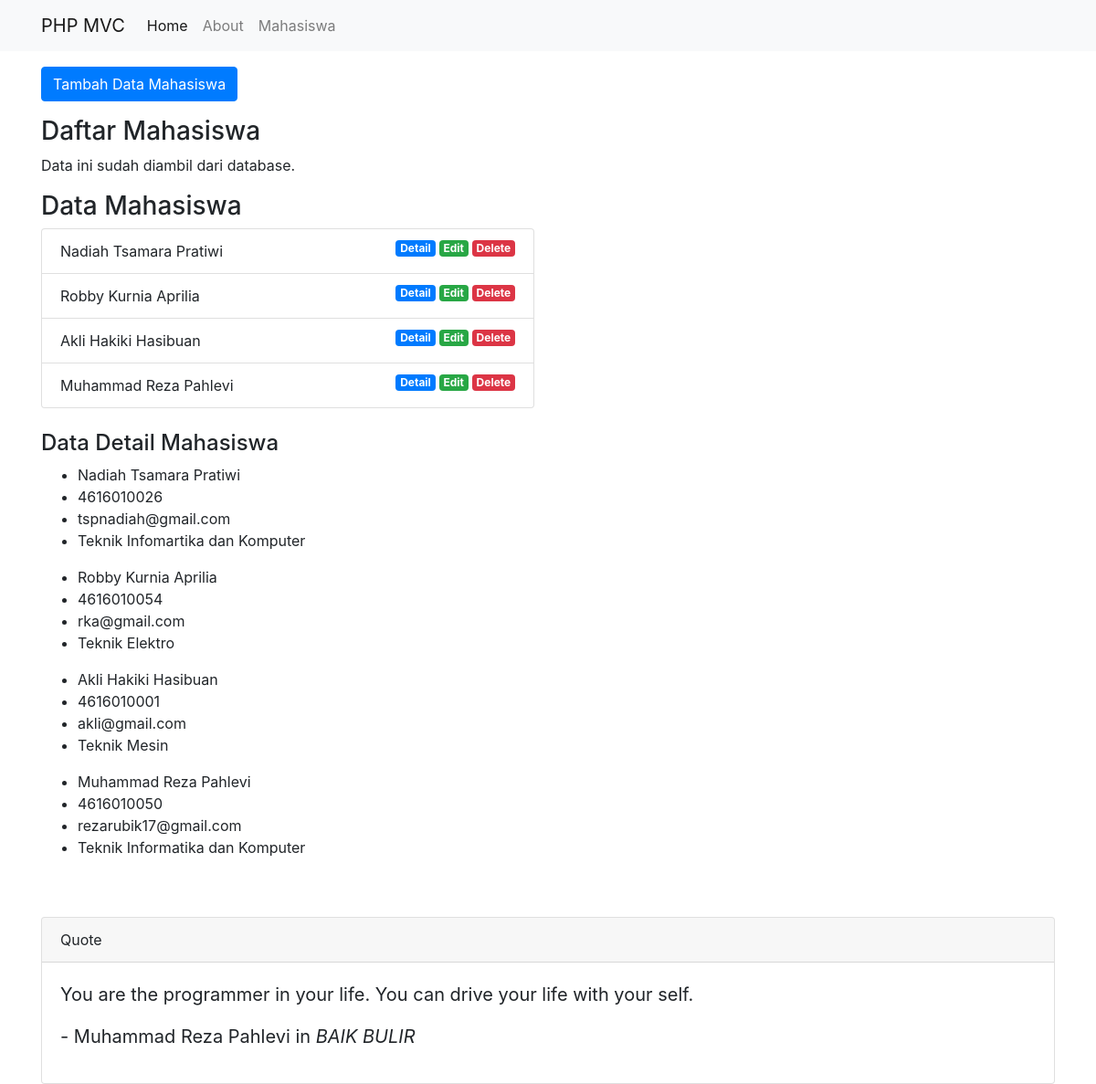
Screenshot of /public/mahasiswa with the database file from the repository.
### tables this page shows
CREATE TABLE `mahasiswa` (
  `id` int(11) NOT NULL,
  `nama` varchar(100) NOT NULL,
  `nim` varchar(100) NOT NULL,
  `email` varchar(100) NOT NULL,
  `jurusan` varchar(100) NOT NULL
);

### app/core/Controller.php (called while the page is built, shortened)
<?php
  class Controller{
    public function view($view, $data = []){
      require_once '../app/views/' . $view . '.php';
    }
    public function model($model){
      return  new $model;
    }
  }
?>

### app/controllers/Mahasiswa.php (called while the page is built, shortened)
<?php
class Mahasiswa extends Controller
{
  public function index($name = 'Muhammad Reza Pahlevi Y', $nim = 4616010050)
  {
    $data['title'] = 'Daftar Mahasiswa';
    $data['mhs'] = $this->model('Mahasiswa_model')->getMahasiswa();
    $this->view('templates/header', $data);
    $this->view('mahasiswa/index', $data);
    $this->view('templates/footer');
  }
}

### app/core/App.php (called while the page is built, shortened)
<?php
  class App{
    protected $method = 'index';
    protected $params = [];
    public function __construct(){
      $this->controller = new $this->controller;
      call_user_func_array([$this->controller, $this->method], $this->params);
    }
  }
?>

### public/index.php (called while the page is built, shortened)
<?php
  $app = new App();
?>

### app/core/Database.php (called while the page is built, shortened)
<?php
  class Database{
    private $host = DB_HOST;
    private $user = DB_USER;
    private $pass = DB_PASS;
    private $db_name = DB_NAME;
    private $dbh;
    private $stt_query;
    public function __construct(){
      $dsn = 'mysql:host=' . $this->host . ';dbname=' . $this->db_name;
      $option = [
        PDO::ATTR_PERSISTENT => true,
        PDO::ATTR_ERRMODE => PDO::ERRMODE_EXCEPTION
      ];
      try {
        $this->dbh = new PDO($dsn, $this->user, $this->pass, $option);
      } catch (PDOException $e) {
        die($e->getMessage());
      }
    }
    public function query($query){
      $this->stt_query = $this->dbh->prepare($query);
    }
    public function execute(){
      $this->stt_query->execute();
    }
    public function resultSet(){
      $this->execute();
      return $this->stt_query->fetchAll(PDO::FETCH_ASSOC);
    }
  }
?>

### app/models/Mahasiswa_model.php (called while the page is built, shortened)
<?php
class Mahasiswa_model
{
  private $table = 'mahasiswa';
  private $db;
  public function __construct()
  {
    $this->db = new Database();
  }
  public function getMahasiswa()
  {
    $this->db->query('select * from ' . $this->table);
    return $this->db->resultSet();
  }
}

### app/views/mahasiswa/index.php (the view, shortened to what this page needs)
<div class="container mt-3">
    <div class="row">
        <div class="col-lg-6">
        </div>
    </div>
    <div class="row">
        <div class="col-lg-6">
            <button type="button" class="btn btn-primary btn-tambah-data" data-toggle="modal" data-target="#formModal">Tambah Data Mahasiswa</button>
            <h3 class="mt-3">Daftar Mahasiswa</h3>
            <p>Data ini sudah diambil dari database.</p>
            <h3>Data Mahasiswa</h3>
            <ul class="list-group">
                <?php foreach ($data['mhs'] as $mhs) : ?>
                <li class="list-group-item">
                    <?php echo $mhs['nama']; ?>
                    <a href="<?php echo BASEURL; ?>/mahasiswa/delete/<?php echo $mhs['id']; ?>" class="badge badge-danger float-right ml-1" onclick="return confirm('Apakah Anda ingin menghapus?');">Delete</a>
                    <a href="<?php echo BASEURL; ?>/mahasiswa/edit/<?php echo $mhs['id']; ?>" class="badge badge-success float-right ml-1 showModalEdit" data-toggle="modal" data-target="#formModal" data-id="<?php echo $mhs['id']; ?>">Edit</a>
                    <a href="<?php echo BASEURL; ?>/mahasiswa/detail/<?php echo $mhs['id']; ?>" class="badge badge-primary float-right ml-1">Detail</a>
                </li>
                <?php endforeach; ?>
            </ul>
            <h4 class="mt-4">Data Detail Mahasiswa</h4>
            <?php foreach ($data['mhs'] as $mhs) : ?>
            <ul>
                <li><?php echo $mhs['nama']; ?></li>
                <li><?php echo $mhs['nim']; ?></li>
                <li><?php echo $mhs['email']; ?></li>
                <li><?php echo $mhs['jurusan']; ?></li>
            </ul>
            <?php endforeach; ?>
        </div>
    </div>
</div>

### app/views/templates/header.php (shortened to what this page needs)
<!DOCTYPE html>
<html lang="en" dir="ltr">
<head>
    <link rel="stylesheet" href="<?php echo BASEURL; ?>/assets/css/bootstrap.css">
</head>
<body>
    <nav class="navbar navbar-expand-lg navbar-light bg-light">
        <div class="container">
            <a class="navbar-brand" href="<?php echo "BASEURL"; ?>">PHP MVC</a>
            <div class="collapse navbar-collapse">
                <div class="navbar-nav">
                    <a class="nav-item nav-link active" href="<?php echo BASEURL; ?>">Home <span class="sr-only">(currnent)</span></a>
                    <a class="nav-item nav-link" href="<?php echo BASEURL; ?>/about">About</a>
                    <a class="nav-item nav-link" href="<?php echo BASEURL; ?>/mahasiswa">Mahasiswa</a>
                </div>
            </div>
        </div>
    </nav>

### app/views/templates/footer.php (shortened to what this page needs)
<div class="container mt-5">
  <div class="card">
    <div class="card-header">
      Quote
    </div>
    <div class="card-body">
      <blockquote class="blockquote mb-0">
        <p>You are the programmer in your life. You can drive your life with your self.</p>
        <footer class="blockquote footer">- Muhammad Reza Pahlevi in <cite title="BAIK BULIR">BAIK BULIR</cite> </footer>
      </blockquote>
    </div>
  </div>
</div>
</body>
</html>

### rows the page displays
mahasiswa: nama "Nadiah Tsamara Pratiwi", nim "4616010026", email "tspnadiah@gmail.com", jurusan "Teknik Infomartika dan Komputer"
mahasiswa: nama "Robby Kurnia Aprilia", nim "4616010054", email "rka@gmail.com", jurusan "Teknik Elektro"
mahasiswa: nama "Akli Hakiki Hasibuan", nim "4616010001", email "akli@gmail.com", jurusan "Teknik Mesin"
mahasiswa: nama "Muhammad Reza Pahlevi", nim "4616010050", email "rezarubik17@gmail.com", jurusan "Teknik Informatika dan Komputer"
